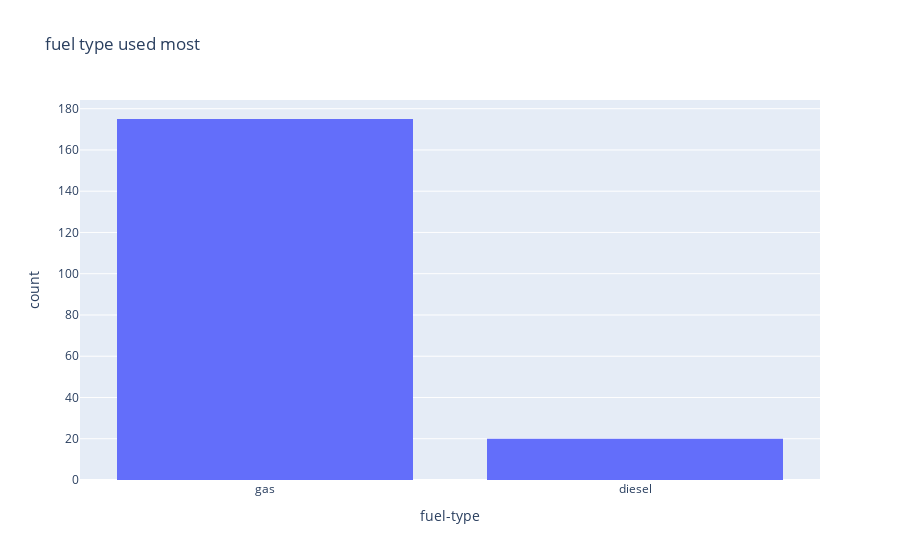

Notebook code cell kept with this figure:
### Code cell
fig = px.histogram(df, x="fuel-type",title='fuel type used most')
fig.show()

### Figure 1 — Plotly figure (JSON) as saved in the notebook; plotly's stock layout.template omitted (floating-point values rounded to 4 significant figures; data arrays with more than 128 entries replaced by an {"elided": "..."} marker saying what was removed)
{"data": [{"alignmentgroup": "True", "bingroup": "x", "hovertemplate": "fuel-type=%{x}<br>count=%{y}<extra></extra>", "legendgroup": "", "marker": {"color": "#636efa", "pattern": {"shape": ""}}, "name": "", "offsetgroup": "", "orientation": "v", "showlegend": false, "type": "histogram", "x": {"elided": "195 str values"}, "xaxis": "x", "yaxis": "y"}], "layout": {"barmode": "relative", "legend": {"tracegroupgap": 0}, "title": {"text": "fuel type used most"}, "xaxis": {"anchor": "y", "domain": [0, 1], "title": {"text": "fuel-type"}}, "yaxis": {"anchor": "x", "domain": [0, 1], "title": {"text": "count"}}}}
